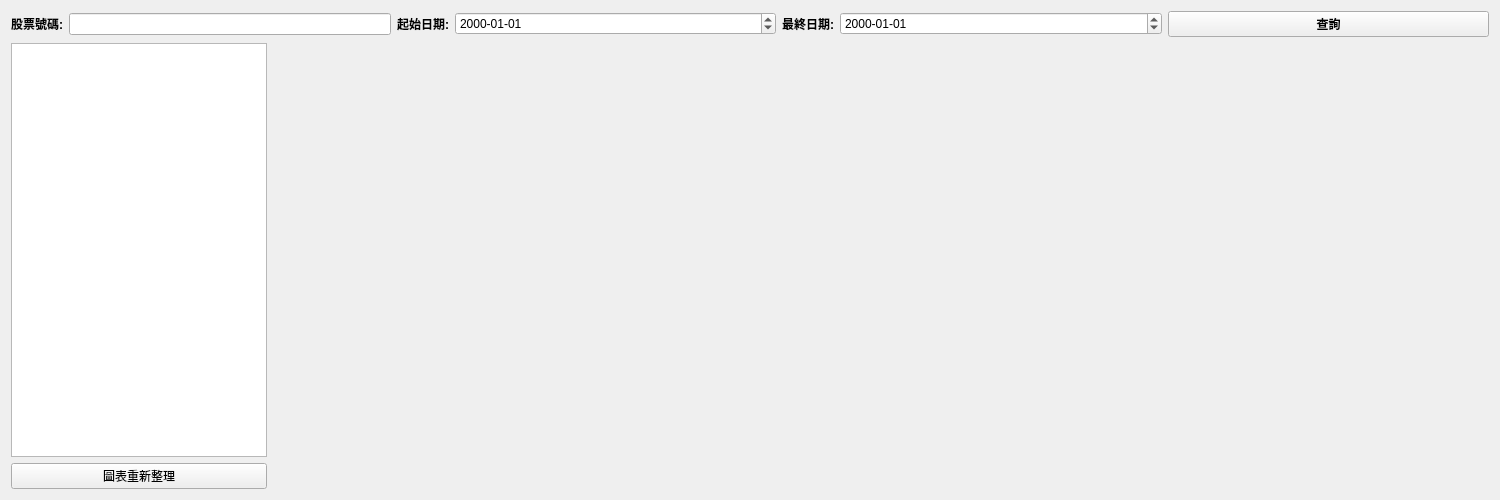
<?xml version="1.0" encoding="UTF-8"?>
<ui version="4.0">
 <class>From_TechAnalyze</class>
 <widget class="QWidget" name="From_TechAnalyze">
  <property name="geometry">
   <rect>
    <x>0</x>
    <y>0</y>
    <width>1500</width>
    <height>500</height>
   </rect>
  </property>
  <property name="minimumSize">
   <size>
    <width>500</width>
    <height>500</height>
   </size>
  </property>
  <property name="windowTitle">
   <string>Form</string>
  </property>
  <layout class="QGridLayout" name="gridLayout">
   <item row="2" column="0">
    <widget class="QListWidget" name="lw_LayersVisitable">
     <property name="sizePolicy">
      <sizepolicy hsizetype="Minimum" vsizetype="Expanding">
       <horstretch>0</horstretch>
       <verstretch>0</verstretch>
      </sizepolicy>
     </property>
    </widget>
   </item>
   <item row="0" column="0" colspan="2">
    <layout class="QHBoxLayout" name="horizontalLayout">
     <item>
      <widget class="QLabel" name="lab_StockID">
       <property name="font">
        <font>
         <family>Arial</family>
         <weight>75</weight>
         <bold>true</bold>
        </font>
       </property>
       <property name="text">
        <string>股票號碼:</string>
       </property>
      </widget>
     </item>
     <item>
      <widget class="QLineEdit" name="line_StockID">
       <property name="sizePolicy">
        <sizepolicy hsizetype="Expanding" vsizetype="Fixed">
         <horstretch>0</horstretch>
         <verstretch>0</verstretch>
        </sizepolicy>
       </property>
      </widget>
     </item>
     <item>
      <widget class="QLabel" name="lab_FromDate">
       <property name="font">
        <font>
         <family>Arial</family>
         <weight>75</weight>
         <bold>true</bold>
        </font>
       </property>
       <property name="text">
        <string>起始日期:</string>
       </property>
      </widget>
     </item>
     <item>
      <widget class="QDateEdit" name="de_FromDate">
       <property name="sizePolicy">
        <sizepolicy hsizetype="Expanding" vsizetype="Fixed">
         <horstretch>0</horstretch>
         <verstretch>0</verstretch>
        </sizepolicy>
       </property>
       <property name="displayFormat">
        <string>yyyy-MM-dd</string>
       </property>
      </widget>
     </item>
     <item>
      <widget class="QLabel" name="lab_ToDate">
       <property name="font">
        <font>
         <family>Arial</family>
         <weight>75</weight>
         <bold>true</bold>
        </font>
       </property>
       <property name="text">
        <string>最終日期:</string>
       </property>
      </widget>
     </item>
     <item>
      <widget class="QDateEdit" name="de_ToDate">
       <property name="sizePolicy">
        <sizepolicy hsizetype="Expanding" vsizetype="Fixed">
         <horstretch>0</horstretch>
         <verstretch>0</verstretch>
        </sizepolicy>
       </property>
       <property name="displayFormat">
        <string>yyyy-MM-dd</string>
       </property>
      </widget>
     </item>
     <item>
      <widget class="QPushButton" name="pb_Query">
       <property name="sizePolicy">
        <sizepolicy hsizetype="Expanding" vsizetype="Fixed">
         <horstretch>0</horstretch>
         <verstretch>0</verstretch>
        </sizepolicy>
       </property>
       <property name="font">
        <font>
         <family>Arial</family>
         <weight>75</weight>
         <bold>true</bold>
        </font>
       </property>
       <property name="text">
        <string>查詢</string>
       </property>
      </widget>
     </item>
    </layout>
   </item>
   <item row="3" column="0">
    <widget class="QPushButton" name="pb_Reflash">
     <property name="text">
      <string>圖表重新整理</string>
     </property>
    </widget>
   </item>
   <item row="2" column="1" rowspan="2">
    <widget class="MplWidget" name="MplWidget" native="true">
     <property name="sizePolicy">
      <sizepolicy hsizetype="Expanding" vsizetype="Expanding">
       <horstretch>0</horstretch>
       <verstretch>0</verstretch>
      </sizepolicy>
     </property>
     <property name="minimumSize">
      <size>
       <width>0</width>
       <height>400</height>
      </size>
     </property>
    </widget>
   </item>
  </layout>
 </widget>
 <customwidgets>
  <customwidget>
   <class>MplWidget</class>
   <extends>QWidget</extends>
   <header>..View.v_MplWidget_6.h</header>
   <container>1</container>
  </customwidget>
 </customwidgets>
 <resources/>
 <connections/>
</ui>
